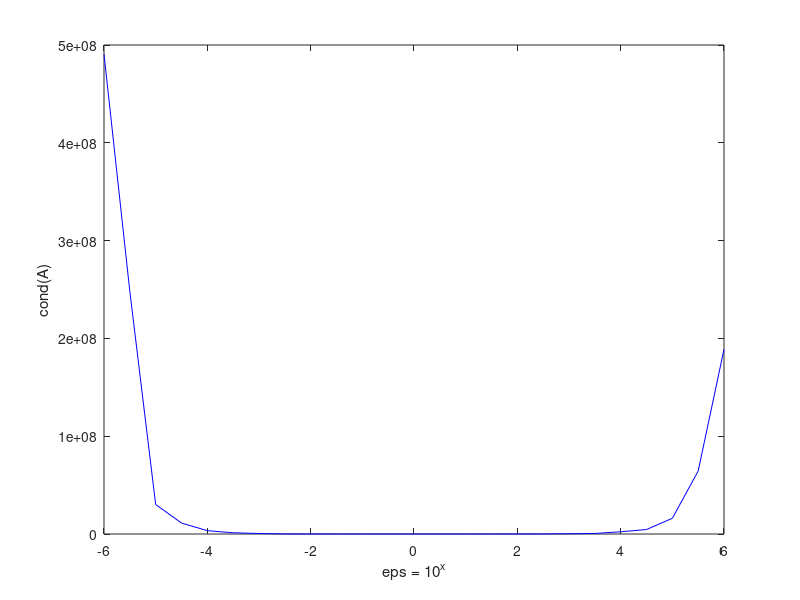

Recreate this plot in MATLAB.
%A=randn(12, 11);
%A = [A, A(:,1)];
%disp(det(A))
%disp(cond(A))

A=randn(12, 11);
x = -6:0.5:6;
y = -6:0.5:6;
for i = 1:25
    eps = 10.^(x(i));
    y(i) = 0;
    for j = 1:10000
        temp = [A, eps.*rand(12,1)+A(:,1)];
        y(i) = y(i) + cond(temp);
    end
    y(i) = y(i)/10000;
end
plot(x,y,'b')
xlabel({'eps = 10^x'})
ylabel({'cond(A)'})